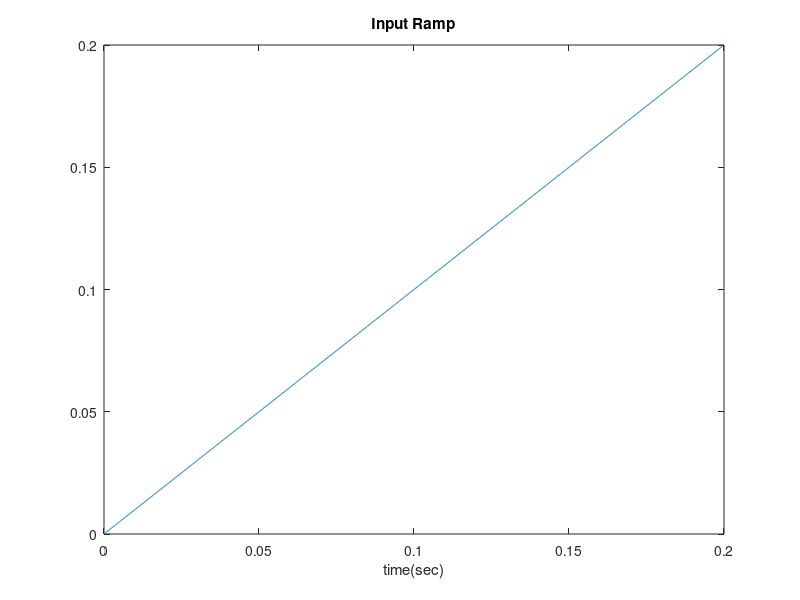
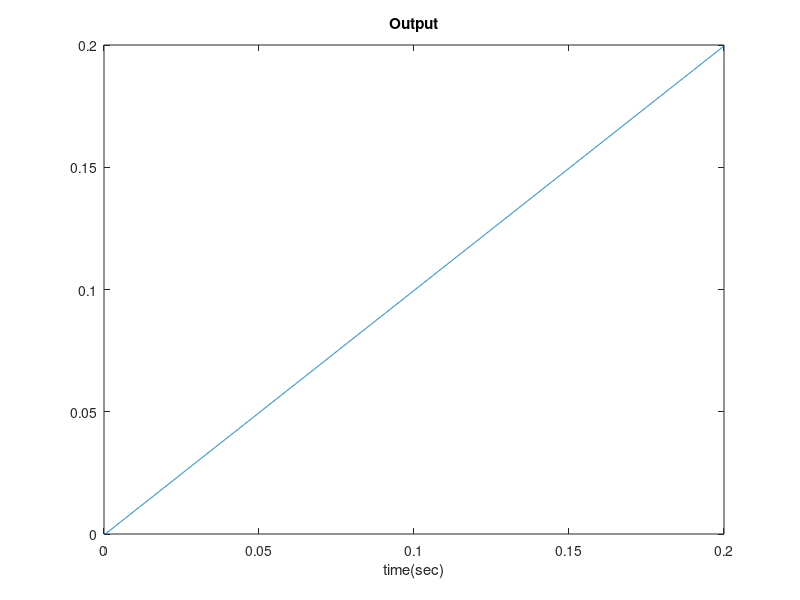
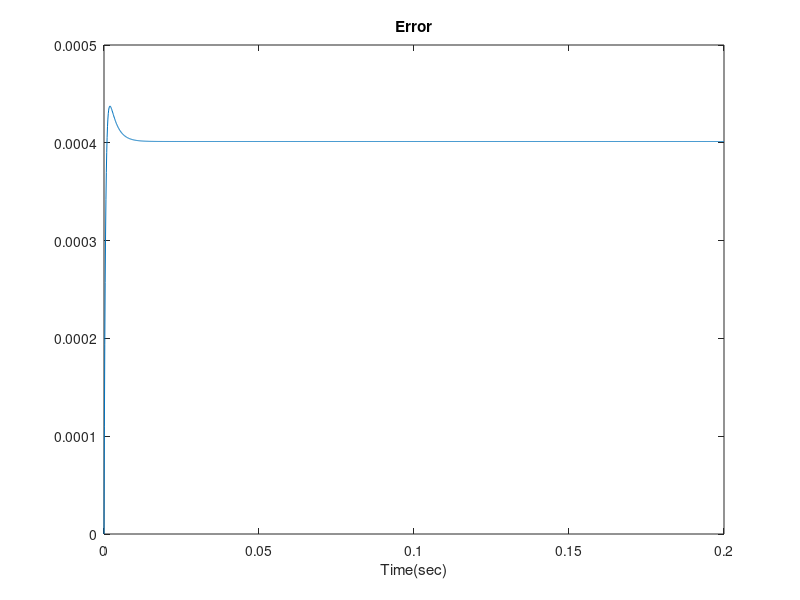

Reproduce these figures in MATLAB, in order. (Note: this script raises an error after producing the figures.)
%PD Controller
%Meros A
%Stavrakakis Dimitrios
%AM: 03112017
%Sxediash Systhmatwn Aytomatou Elegxou 2017
close all;
clear all;

%Ekxwrhsh timwn sta kp kd (symperilamvanwmenou tou K)
kp = 200;%210
kd = 0.475;%0.5
%fs = 8000;%Syxnothta deigmatolhpsias 8kHz
%Tf = 0.2;%Xronos prosomoiwshs gia optikopoihsh monimhs katastashs 0.2sec --> 1600 deigmata
%Dhmioyrgia ths synarthshs metaforas tou systhmatos mas
%kateytheian klados / (1+gyrw-gyrw)
%(4500kp+4500kd*s)/(s^2 + (361.2+4500kd)*s + 4500kp)
nom_1 = 4500*kd;
nom_2 = 4500*kp;
denom_1 = 1;
denom_2 = 361.2+nom_1;
denom_3 = nom_2;

sys = tf([nom_1,nom_2], [denom_1,denom_2,denom_3]);
t = linspace(0,0.2,1600);%0:1/fs:Tf; 0-0.2sec 1600deigmata -> 8kHz syxnothta deigmatolhpsias
%Kataskeyh synarthshs eisodou tou systhmatos mas
%R = t.*heaviside(t);
%t = -1:0.001:1;
R = ones( size(t) ) .* (t >= 0) ;
R=R.*t;
figure(1);
plot(t,R);
title('Input Ramp');
xlabel('time(sec)');

Y = lsim(sys,R,t); %edw kanoume to simulation tou systhmatos me thn epi8ymhth eisodo mas
error = abs(Y' - R); %afairontas apo to apotelesma mas thn eisodo tou vriskoume to error
                     %kai vlepoume an einai oso to epi8ymhto pou zhteitai
figure(2);
plot(t,Y);
title('Output');
xlabel('time(sec)');
figure(3);
plot(t, error);
title('Error');
xlabel('Time(sec)');
assert(all(error<0.2),'Large error')
%Plrofories gia th vhmatikh synarthsh oson afora to systhma mas
figure(4);
stepplot(sys);
stepinfo(sys)